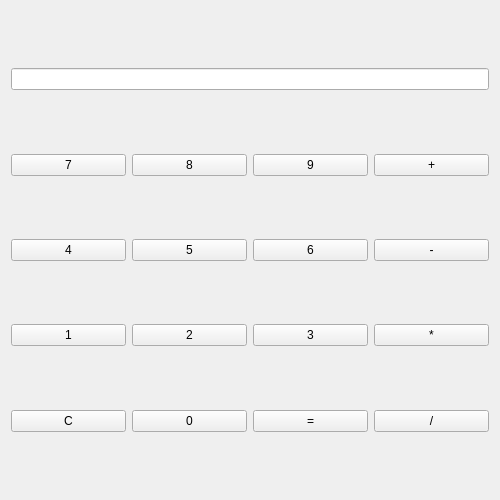
<?xml version="1.0" encoding="UTF-8"?>
<ui version="4.0">
 <class>Calculatrice</class>
 <widget class="QWidget" name="Calculatrice">
  <property name="geometry">
   <rect>
    <x>0</x>
    <y>0</y>
    <width>500</width>
    <height>500</height>
   </rect>
  </property>
  <property name="minimumSize">
   <size>
    <width>500</width>
    <height>500</height>
   </size>
  </property>
  <property name="maximumSize">
   <size>
    <width>500</width>
    <height>500</height>
   </size>
  </property>
  <property name="windowTitle">
   <string>Calculatrice</string>
  </property>
  <layout class="QVBoxLayout" name="verticalLayout">
   <item>
    <spacer name="verticalSpacer">
     <property name="orientation">
      <enum>Qt::Vertical</enum>
     </property>
     <property name="sizeHint" stdset="0">
      <size>
       <width>20</width>
       <height>47</height>
      </size>
     </property>
    </spacer>
   </item>
   <item>
    <widget class="QLineEdit" name="lineEditAfficheur"/>
   </item>
   <item>
    <spacer name="verticalSpacer_2">
     <property name="orientation">
      <enum>Qt::Vertical</enum>
     </property>
     <property name="sizeHint" stdset="0">
      <size>
       <width>20</width>
       <height>47</height>
      </size>
     </property>
    </spacer>
   </item>
   <item>
    <layout class="QHBoxLayout" name="horizontalLayout">
     <item>
      <widget class="QPushButton" name="pushButton7">
       <property name="text">
        <string>7</string>
       </property>
      </widget>
     </item>
     <item>
      <widget class="QPushButton" name="pushButton8">
       <property name="text">
        <string>8</string>
       </property>
      </widget>
     </item>
     <item>
      <widget class="QPushButton" name="pushButton9">
       <property name="text">
        <string>9</string>
       </property>
      </widget>
     </item>
     <item>
      <widget class="QPushButton" name="pushButtonPlus">
       <property name="text">
        <string>+</string>
       </property>
      </widget>
     </item>
    </layout>
   </item>
   <item>
    <spacer name="verticalSpacer_3">
     <property name="orientation">
      <enum>Qt::Vertical</enum>
     </property>
     <property name="sizeHint" stdset="0">
      <size>
       <width>20</width>
       <height>47</height>
      </size>
     </property>
    </spacer>
   </item>
   <item>
    <layout class="QHBoxLayout" name="horizontalLayout_2">
     <item>
      <widget class="QPushButton" name="pushButton4">
       <property name="text">
        <string>4</string>
       </property>
      </widget>
     </item>
     <item>
      <widget class="QPushButton" name="pushButton5">
       <property name="text">
        <string>5</string>
       </property>
      </widget>
     </item>
     <item>
      <widget class="QPushButton" name="pushButton6">
       <property name="text">
        <string>6</string>
       </property>
      </widget>
     </item>
     <item>
      <widget class="QPushButton" name="pushButtonMoins">
       <property name="text">
        <string>-</string>
       </property>
      </widget>
     </item>
    </layout>
   </item>
   <item>
    <spacer name="verticalSpacer_4">
     <property name="orientation">
      <enum>Qt::Vertical</enum>
     </property>
     <property name="sizeHint" stdset="0">
      <size>
       <width>20</width>
       <height>47</height>
      </size>
     </property>
    </spacer>
   </item>
   <item>
    <layout class="QHBoxLayout" name="horizontalLayout_3">
     <item>
      <widget class="QPushButton" name="pushButton1">
       <property name="text">
        <string>1</string>
       </property>
      </widget>
     </item>
     <item>
      <widget class="QPushButton" name="pushButton2">
       <property name="text">
        <string>2</string>
       </property>
      </widget>
     </item>
     <item>
      <widget class="QPushButton" name="pushButton3">
       <property name="text">
        <string>3</string>
       </property>
      </widget>
     </item>
     <item>
      <widget class="QPushButton" name="pushButtonMultiplier">
       <property name="text">
        <string>*</string>
       </property>
      </widget>
     </item>
    </layout>
   </item>
   <item>
    <spacer name="verticalSpacer_5">
     <property name="orientation">
      <enum>Qt::Vertical</enum>
     </property>
     <property name="sizeHint" stdset="0">
      <size>
       <width>20</width>
       <height>47</height>
      </size>
     </property>
    </spacer>
   </item>
   <item>
    <layout class="QHBoxLayout" name="horizontalLayout_4">
     <item>
      <widget class="QPushButton" name="pushButtonClear">
       <property name="text">
        <string>C</string>
       </property>
      </widget>
     </item>
     <item>
      <widget class="QPushButton" name="pushButton0">
       <property name="text">
        <string>0</string>
       </property>
      </widget>
     </item>
     <item>
      <widget class="QPushButton" name="pushButtonEgal">
       <property name="text">
        <string>=</string>
       </property>
      </widget>
     </item>
     <item>
      <widget class="QPushButton" name="pushButtonDiviser">
       <property name="text">
        <string>/</string>
       </property>
      </widget>
     </item>
    </layout>
   </item>
   <item>
    <spacer name="verticalSpacer_6">
     <property name="orientation">
      <enum>Qt::Vertical</enum>
     </property>
     <property name="sizeHint" stdset="0">
      <size>
       <width>20</width>
       <height>47</height>
      </size>
     </property>
    </spacer>
   </item>
  </layout>
 </widget>
 <resources/>
 <connections/>
</ui>
